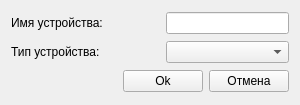
<?xml version="1.0" encoding="UTF-8"?>
<ui version="4.0">
 <class>DeviceSelectionForm</class>
 <widget class="QWidget" name="DeviceSelectionForm">
  <property name="windowModality">
   <enum>Qt::ApplicationModal</enum>
  </property>
  <property name="geometry">
   <rect>
    <x>0</x>
    <y>0</y>
    <width>300</width>
    <height>105</height>
   </rect>
  </property>
  <property name="windowTitle">
   <string>Добавить устройство</string>
  </property>
  <layout class="QGridLayout" name="gridLayout">
   <item row="0" column="0" colspan="2">
    <widget class="QLabel" name="label">
     <property name="text">
      <string>Имя устройства:</string>
     </property>
    </widget>
   </item>
   <item row="0" column="2" colspan="2">
    <widget class="QLineEdit" name="devName"/>
   </item>
   <item row="1" column="0" colspan="2">
    <widget class="QLabel" name="label_2">
     <property name="text">
      <string>Тип устройства:</string>
     </property>
    </widget>
   </item>
   <item row="1" column="2" colspan="2">
    <widget class="QComboBox" name="devType"/>
   </item>
   <item row="2" column="0">
    <spacer name="horizontalSpacer">
     <property name="orientation">
      <enum>Qt::Horizontal</enum>
     </property>
     <property name="sizeHint" stdset="0">
      <size>
       <width>107</width>
       <height>20</height>
      </size>
     </property>
    </spacer>
   </item>
   <item row="2" column="1" colspan="2">
    <widget class="QPushButton" name="okButton">
     <property name="text">
      <string>Ok</string>
     </property>
    </widget>
   </item>
   <item row="2" column="3">
    <widget class="QPushButton" name="cancelButton">
     <property name="text">
      <string>Отмена</string>
     </property>
    </widget>
   </item>
  </layout>
 </widget>
 <resources/>
 <connections/>
</ui>
